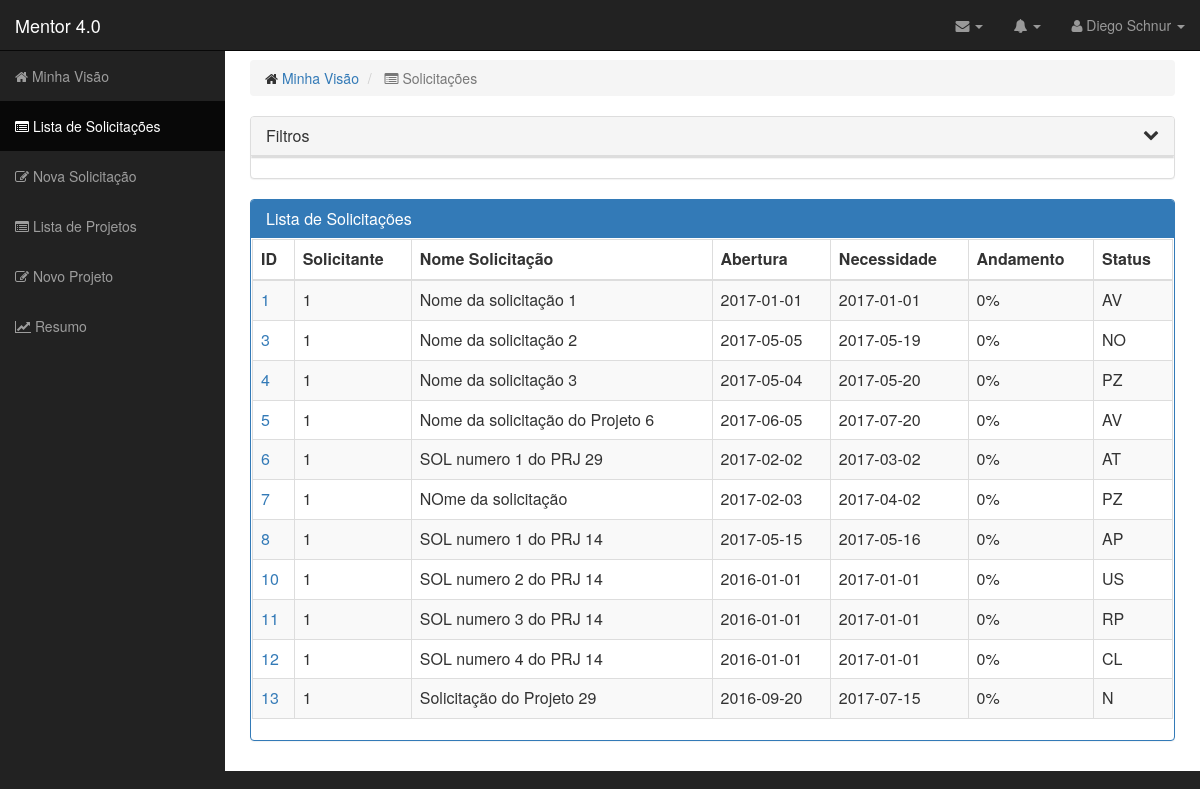
The page /lista-solicitacoes.php on the database its author committed.
### tables this page shows
CREATE TABLE `tbl_solicitacoes` (
  `id_sol` int(11) NOT NULL AUTO_INCREMENT,
  `nome_sol` varchar(50) NOT NULL,
  `dataAbertura_sol` date NOT NULL,
  `dataNecessidade_sol` date DEFAULT NULL,
  `tempoTeste_sol` int(11) DEFAULT NULL,
  `unidadeMedida_sol` char(2) DEFAULT NULL,
  `componentesTestar_sol` mediumtext,
  `metodologia_sol` mediumtext,
  `observacoes_sol` mediumtext,
  `visibilidade_sol` char(2) DEFAULT 'PR',
  `status_sol` char(2) DEFAULT NULL,
  `idProjeto_sol` int(11) DEFAULT NULL,
  `idUsuario_sol` int(1) DEFAULT NULL,
  PRIMARY KEY (`id_sol`),
  UNIQUE KEY `nome_sol_UNIQUE` (`nome_sol`),
  KEY `fk_idprojeto_idx` (`idProjeto_sol`),
  KEY `fk_idusuario_usuario_idx` (`idUsuario_sol`),
  CONSTRAINT `fk_solicitacao_projeto` FOREIGN KEY (`idProjeto_sol`) REFERENCES `tbl_projetos` (`id_prj`) ON DELETE NO ACTION ON UPDATE NO ACTION,
  CONSTRAINT `fk_solicitacao_usuario` FOREIGN KEY (`idUsuario_sol`) REFERENCES `tbl_usuarios` (`id_us`) ON DELETE NO ACTION ON UPDATE NO ACTION
);

### Persistence/ConnectionDB.php (called while the page is built, shortened)
<?php
class ConnectionDB extends PDO {
    private static $instance = null;
    public static function getInstance() {
        if (!isset(self::$instance)) {
            try {
                self::$instance = new ConnectionDB("mysql:dbname=db_mentor;host=localhost", "root", "495715");
            } catch (Exception $e) {
                echo "Ocorreram erros ao tentar conectar com o BD!";
                echo "$e";
                exit();
            }
        }
        return self::$instance;
    }
}

### Dao/SolicitacaoDAO.php (called while the page is built, shortened)
<?php
class SolicitacaoDAO {
    private $connection = null;
    public function __construct() {
        $this->connection = ConnectionDB::getInstance();
    }
    public function listaSolicitacoes() {
        try {
            $status = $this->connection->prepare("select * from tbl_solicitacoes");
            $status->execute();
            $solicitacoes = $status->fetchAll(PDO::FETCH_CLASS, 'SolicitacaoDAO');
            $this->connection = null;
            return $solicitacoes;
        } catch (PDOException $exc) {
            echo 'Ocorreram erros ao pesquisar as solicitações!' . $exc;
        }
    }
}

### lista-solicitacoes.php (the view)
<?php
require_once("cabecalho.php");
?>
<div class="row">
    <div class="col-lg-12">
        <ol class="breadcrumb">
            <li>
                <i class="fa fa-home"></i>  <a href="../minhavisao.php">Minha Visão</a>
            </li>
            <li class="active">
                <i class="fa fa-list-alt"></i> Solicitações
            </li>
        </ol>
    </div>
</div>
<div class="row">
    <div class="col-lg-12">
        <div class="panel panel-default">
            <div class="panel-heading">
                <h3 class="panel-title">Filtros
                    <i class="ace-icon fa bigger-125 fa-chevron-down" data-toggle="collapse" data-target="#collFiltros"
                       id="paineis-status"></i>
                </h3>
            </div>
            <div class="panel panel-default collapse in" id="collFiltros">
            </div>
        </div>
        <div class="panel panel-primary">
            <div class="panel-heading">
                <h3 class="panel-title">Lista de Solicitações</h3>
            </div>
            <div class="panel-body">
                <div class="table-responsive">
                    <table class="table table-bordered table-hover table-striped">
                        <thead>
                            <tr>
                                <th>ID</th>
                                <th>Solicitante</th>
                                <th>Nome Solicitação</th>
                                <th>Abertura</th>
                                <th>Necessidade</th>
                                <th>Andamento</th>
                                <th>Status</th>
                            </tr>
                        </thead>
                        <tbody>
                            <?php
                            $solicitacaoDAO = new SolicitacaoDAO();
                            $solicitacoes = $solicitacaoDAO->listaSolicitacoes();
                            foreach ($solicitacoes as $sol) :
                                ?>
                                <tr>
                                    <td><a href="lista-solicitacao.php?id=<?= $sol->id_sol ?>"><?= $sol->id_sol ?></a></td>
                                    <td><?= $sol->idUsuario_sol ?></td>
                                    <td><?= $sol->nome_sol ?></td>
                                    <td><?= $sol->dataAbertura_sol ?></td>
                                    <td><?= $sol->dataNecessidade_sol ?></td>
                                    <td>0%</td>
                                    <td><?= $sol->status_sol ?></td>
                                </tr>
                                <?php
                            endforeach;
                            ?>
                        </tbody>
                    </table>
                </div>
            </div>
        </div>
    </div>
</div>
<?php include("rodape.php"); ?>

### css/sb-admin.css (style rules this page uses)
body { margin-top: 100px; background-color: #222; }
@media (min-width:768px) { body { margin-top: 50px; } }

### css/estilos.css (style rules this page uses)
#paineis-status { float: right; display: inline-block; position: relative; }

### rows shown on the page
tbl_solicitacoes: id_sol "1", idUsuario_sol "1", nome_sol "Nome da solicitação 1", dataAbertura_sol "2017-01-01", dataNecessidade_sol "2017-01-01", status_sol "AV"
tbl_solicitacoes: id_sol "3", idUsuario_sol "1", nome_sol "Nome da solicitação 2", dataAbertura_sol "2017-05-05", dataNecessidade_sol "2017-05-19", status_sol "NO"
tbl_solicitacoes: id_sol "4", idUsuario_sol "1", nome_sol "Nome da solicitação 3", dataAbertura_sol "2017-05-04", dataNecessidade_sol "2017-05-20", status_sol "PZ"
tbl_solicitacoes: id_sol "5", idUsuario_sol "1", nome_sol "Nome da solicitação do Projeto 6", dataAbertura_sol "2017-06-05", dataNecessidade_sol "2017-07-20", status_sol "AV"
tbl_solicitacoes: id_sol "6", idUsuario_sol "1", nome_sol "SOL numero 1 do PRJ 29", dataAbertura_sol "2017-02-02", dataNecessidade_sol "2017-03-02", status_sol "AT"
tbl_solicitacoes: id_sol "7", idUsuario_sol "1", nome_sol "NOme da solicitação", dataAbertura_sol "2017-02-03", dataNecessidade_sol "2017-04-02", status_sol "PZ"
tbl_solicitacoes: id_sol "8", idUsuario_sol "1", nome_sol "SOL numero 1 do PRJ 14", dataAbertura_sol "2017-05-15", dataNecessidade_sol "2017-05-16", status_sol "AP"
tbl_solicitacoes: id_sol "10", idUsuario_sol "1", nome_sol "SOL numero 2 do PRJ 14", dataAbertura_sol "2016-01-01", dataNecessidade_sol "2017-01-01", status_sol "US"
tbl_solicitacoes: id_sol "11", idUsuario_sol "1", nome_sol "SOL numero 3 do PRJ 14", dataAbertura_sol "2016-01-01", dataNecessidade_sol "2017-01-01", status_sol "RP"
tbl_solicitacoes: id_sol "12", idUsuario_sol "1", nome_sol "SOL numero 4 do PRJ 14", dataAbertura_sol "2016-01-01", dataNecessidade_sol "2017-01-01", status_sol "CL"
tbl_solicitacoes: id_sol "13", idUsuario_sol "1", nome_sol "Solicitação do Projeto 29", dataAbertura_sol "2016-09-20", dataNecessidade_sol "2017-07-15", status_sol "N"
